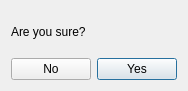
<?xml version="1.0" encoding="UTF-8"?>
<ui version="4.0">
 <class>Dialog</class>
 <widget class="QDialog" name="Dialog">
  <property name="geometry">
   <rect>
    <x>0</x>
    <y>0</y>
    <width>184</width>
    <height>91</height>
   </rect>
  </property>
  <property name="windowTitle">
   <string>Confirm choice</string>
  </property>
  <layout class="QGridLayout" name="gridLayout">
   <item row="1" column="1">
    <widget class="QPushButton" name="YesButton">
     <property name="text">
      <string>Yes</string>
     </property>
    </widget>
   </item>
   <item row="1" column="0">
    <widget class="QPushButton" name="NoButton">
     <property name="text">
      <string>No</string>
     </property>
    </widget>
   </item>
   <item row="0" column="0" colspan="2">
    <widget class="QLabel" name="label">
     <property name="text">
      <string>Are you sure?</string>
     </property>
    </widget>
   </item>
  </layout>
 </widget>
 <resources/>
 <connections/>
</ui>
